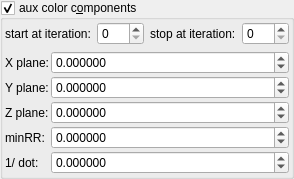
    <widget class="MyGroupBox" name="groupCheck_fold_color_aux_color_enabled">
     <property name="title">
      <string>aux color c&amp;omponents</string>
     </property>
     <property name="checkable">
      <bool>true</bool>
     </property>
     <layout class="QVBoxLayout" name="verticalLayout_11">
      <property name="leftMargin">
       <number>2</number>
      </property>
      <property name="topMargin">
       <number>2</number>
      </property>
      <property name="rightMargin">
       <number>2</number>
      </property>
      <property name="bottomMargin">
       <number>2</number>
      </property>
      <item>
       <layout class="QHBoxLayout" name="horizontalLayout_23" stretch="0,1,0,1">
        <item>
         <widget class="QLabel" name="label_103">
          <property name="text">
           <string>start at iteration:</string>
          </property>
         </widget>
        </item>
        <item>
         <widget class="MySpinBox" name="spinboxInt_fold_color_start_iterations_A">
          <property name="sizePolicy">
           <sizepolicy hsizetype="Minimum" vsizetype="Maximum">
            <horstretch>0</horstretch>
            <verstretch>0</verstretch>
           </sizepolicy>
          </property>
          <property name="minimum">
           <number>0</number>
          </property>
          <property name="maximum">
           <number>999</number>
          </property>
          <property name="value">
           <number>0</number>
          </property>
         </widget>
        </item>
        <item>
         <widget class="QLabel" name="label_75">
          <property name="text">
           <string>stop at iteration:</string>
          </property>
         </widget>
        </item>
        <item>
         <widget class="MySpinBox" name="spinboxInt_fold_color_stop_iterations_A">
          <property name="sizePolicy">
           <sizepolicy hsizetype="Preferred" vsizetype="Maximum">
            <horstretch>0</horstretch>
            <verstretch>0</verstretch>
           </sizepolicy>
          </property>
          <property name="maximum">
           <number>999</number>
          </property>
         </widget>
        </item>
       </layout>
      </item>
      <item>
       <layout class="QGridLayout" name="gridLayout_14" columnstretch="0,1">
        <property name="spacing">
         <number>2</number>
        </property>
        <item row="0" column="1">
         <widget class="MyDoubleSpinBox" name="spinbox3_mandelbox_color_x">
          <property name="sizePolicy">
           <sizepolicy hsizetype="Minimum" vsizetype="Maximum">
            <horstretch>0</horstretch>
            <verstretch>0</verstretch>
           </sizepolicy>
          </property>
          <property name="prefix">
           <string/>
          </property>
          <property name="suffix">
           <string/>
          </property>
          <property name="decimals">
           <number>6</number>
          </property>
          <property name="minimum">
           <double>-100.000000000000000</double>
          </property>
          <property name="maximum">
           <double>100.000000000000000</double>
          </property>
          <property name="singleStep">
           <double>0.100000000000000</double>
          </property>
         </widget>
        </item>
        <item row="0" column="0">
         <widget class="QLabel" name="label_29">
          <property name="text">
           <string>X plane:</string>
          </property>
         </widget>
        </item>
        <item row="1" column="0">
         <widget class="QLabel" name="label_41">
          <property name="text">
           <string>Y plane:</string>
          </property>
         </widget>
        </item>
        <item row="1" column="1">
         <widget class="MyDoubleSpinBox" name="spinbox3_mandelbox_color_y">
          <property name="sizePolicy">
           <sizepolicy hsizetype="Minimum" vsizetype="Maximum">
            <horstretch>0</horstretch>
            <verstretch>0</verstretch>
           </sizepolicy>
          </property>
          <property name="prefix">
           <string/>
          </property>
          <property name="suffix">
           <string/>
          </property>
          <property name="decimals">
           <number>6</number>
          </property>
          <property name="minimum">
           <double>-100.000000000000000</double>
          </property>
          <property name="maximum">
           <double>100.000000000000000</double>
          </property>
          <property name="singleStep">
           <double>0.100000000000000</double>
          </property>
         </widget>
        </item>
        <item row="2" column="1">
         <widget class="MyDoubleSpinBox" name="spinbox3_mandelbox_color_z">
          <property name="sizePolicy">
           <sizepolicy hsizetype="Minimum" vsizetype="Maximum">
            <horstretch>0</horstretch>
            <verstretch>0</verstretch>
           </sizepolicy>
          </property>
          <property name="prefix">
           <string/>
          </property>
          <property name="suffix">
           <string/>
          </property>
          <property name="decimals">
           <number>6</number>
          </property>
          <property name="minimum">
           <double>-100.000000000000000</double>
          </property>
          <property name="maximum">
           <double>100.000000000000000</double>
          </property>
          <property name="singleStep">
           <double>0.100000000000000</double>
          </property>
         </widget>
        </item>
        <item row="3" column="1">
         <widget class="MyDoubleSpinBox" name="spinbox_mandelbox_color_Sp1">
          <property name="sizePolicy">
           <sizepolicy hsizetype="Minimum" vsizetype="Maximum">
            <horstretch>0</horstretch>
            <verstretch>0</verstretch>
           </sizepolicy>
          </property>
          <property name="prefix">
           <string/>
          </property>
          <property name="suffix">
           <string/>
          </property>
          <property name="decimals">
           <number>6</number>
          </property>
          <property name="minimum">
           <double>-100.000000000000000</double>
          </property>
          <property name="maximum">
           <double>100.000000000000000</double>
          </property>
          <property name="singleStep">
           <double>0.100000000000000</double>
          </property>
         </widget>
        </item>
        <item row="2" column="0">
         <widget class="QLabel" name="label_40">
          <property name="text">
           <string>Z plane:</string>
          </property>
         </widget>
        </item>
        <item row="4" column="1">
         <widget class="MyDoubleSpinBox" name="spinbox_mandelbox_color_Sp2">
          <property name="sizePolicy">
           <sizepolicy hsizetype="Minimum" vsizetype="Maximum">
            <horstretch>0</horstretch>
            <verstretch>0</verstretch>
           </sizepolicy>
          </property>
          <property name="prefix">
           <string/>
          </property>
          <property name="suffix">
           <string/>
          </property>
          <property name="decimals">
           <number>6</number>
          </property>
          <property name="minimum">
           <double>-100.000000000000000</double>
          </property>
          <property name="maximum">
           <double>100.000000000000000</double>
          </property>
          <property name="singleStep">
           <double>0.100000000000000</double>
          </property>
         </widget>
        </item>
        <item row="3" column="0">
         <widget class="QLabel" name="label_42">
          <property name="text">
           <string>minRR:</string>
          </property>
         </widget>
        </item>
        <item row="4" column="0">
         <widget class="QLabel" name="label_43">
          <property name="text">
           <string>1/ dot:</string>
          </property>
         </widget>
        </item>
       </layout>
      </item>
     </layout>
    </widget>
